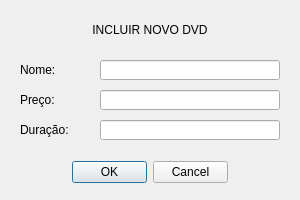
<?xml version="1.0" encoding="UTF-8"?>
<ui version="4.0">
 <class>IncluirDVD</class>
 <widget class="QDialog" name="IncluirDVD">
  <property name="geometry">
   <rect>
    <x>0</x>
    <y>0</y>
    <width>300</width>
    <height>200</height>
   </rect>
  </property>
  <property name="windowTitle">
   <string>Incluir DVD</string>
  </property>
  <widget class="QDialogButtonBox" name="botao_ok_dvd">
   <property name="geometry">
    <rect>
     <x>72</x>
     <y>160</y>
     <width>156</width>
     <height>24</height>
    </rect>
   </property>
   <property name="orientation">
    <enum>Qt::Horizontal</enum>
   </property>
   <property name="standardButtons">
    <set>QDialogButtonBox::Cancel|QDialogButtonBox::Ok</set>
   </property>
  </widget>
  <widget class="QLabel" name="tit_incluirdvd">
   <property name="geometry">
    <rect>
     <x>0</x>
     <y>20</y>
     <width>300</width>
     <height>20</height>
    </rect>
   </property>
   <property name="text">
    <string>INCLUIR NOVO DVD</string>
   </property>
   <property name="alignment">
    <set>Qt::AlignCenter</set>
   </property>
  </widget>
  <widget class="QLabel" name="lab_nomedvd">
   <property name="geometry">
    <rect>
     <x>20</x>
     <y>60</y>
     <width>50</width>
     <height>20</height>
    </rect>
   </property>
   <property name="text">
    <string>Nome:</string>
   </property>
  </widget>
  <widget class="QLabel" name="lab_precodvd">
   <property name="geometry">
    <rect>
     <x>20</x>
     <y>90</y>
     <width>50</width>
     <height>20</height>
    </rect>
   </property>
   <property name="text">
    <string>Preço:</string>
   </property>
  </widget>
  <widget class="QLabel" name="lab_duracaodvd">
   <property name="geometry">
    <rect>
     <x>20</x>
     <y>120</y>
     <width>50</width>
     <height>20</height>
    </rect>
   </property>
   <property name="text">
    <string>Duração:</string>
   </property>
  </widget>
  <widget class="QLineEdit" name="recebe_nome_dvd">
   <property name="geometry">
    <rect>
     <x>100</x>
     <y>60</y>
     <width>180</width>
     <height>20</height>
    </rect>
   </property>
  </widget>
  <widget class="QLineEdit" name="recebe_preco_dvd">
   <property name="geometry">
    <rect>
     <x>100</x>
     <y>90</y>
     <width>180</width>
     <height>20</height>
    </rect>
   </property>
  </widget>
  <widget class="QLineEdit" name="recebe_duracao_dvd">
   <property name="geometry">
    <rect>
     <x>100</x>
     <y>120</y>
     <width>180</width>
     <height>20</height>
    </rect>
   </property>
  </widget>
 </widget>
 <resources/>
 <connections>
  <connection>
   <sender>botao_ok_dvd</sender>
   <signal>accepted()</signal>
   <receiver>IncluirDVD</receiver>
   <slot>accept()</slot>
   <hints>
    <hint type="sourcelabel">
     <x>248</x>
     <y>254</y>
    </hint>
    <hint type="destinationlabel">
     <x>157</x>
     <y>274</y>
    </hint>
   </hints>
  </connection>
  <connection>
   <sender>botao_ok_dvd</sender>
   <signal>rejected()</signal>
   <receiver>IncluirDVD</receiver>
   <slot>reject()</slot>
   <hints>
    <hint type="sourcelabel">
     <x>316</x>
     <y>260</y>
    </hint>
    <hint type="destinationlabel">
     <x>286</x>
     <y>274</y>
    </hint>
   </hints>
  </connection>
 </connections>
</ui>
